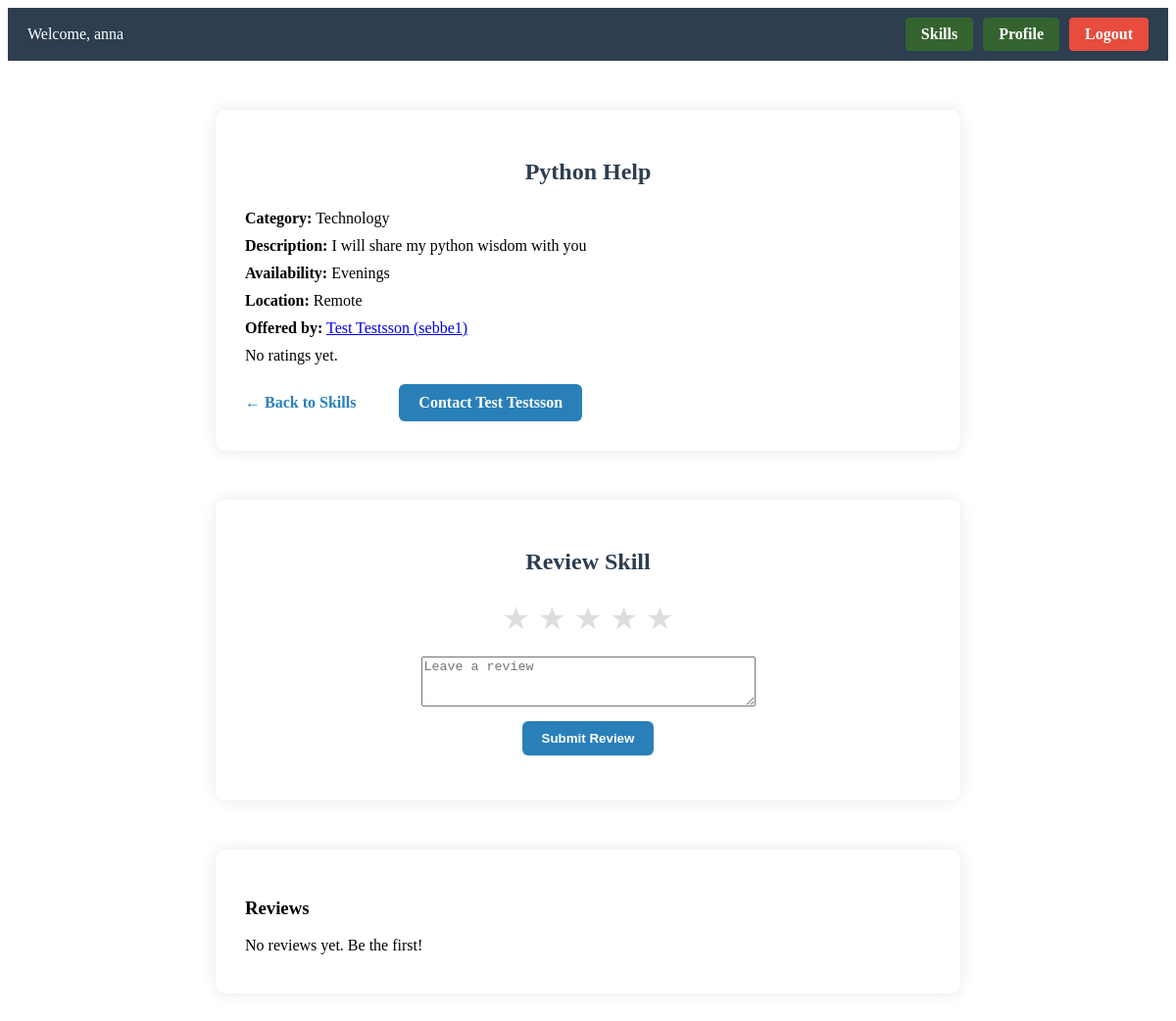
The app's page /skillswapapp/skilldetails/1/ (signed in), older data.
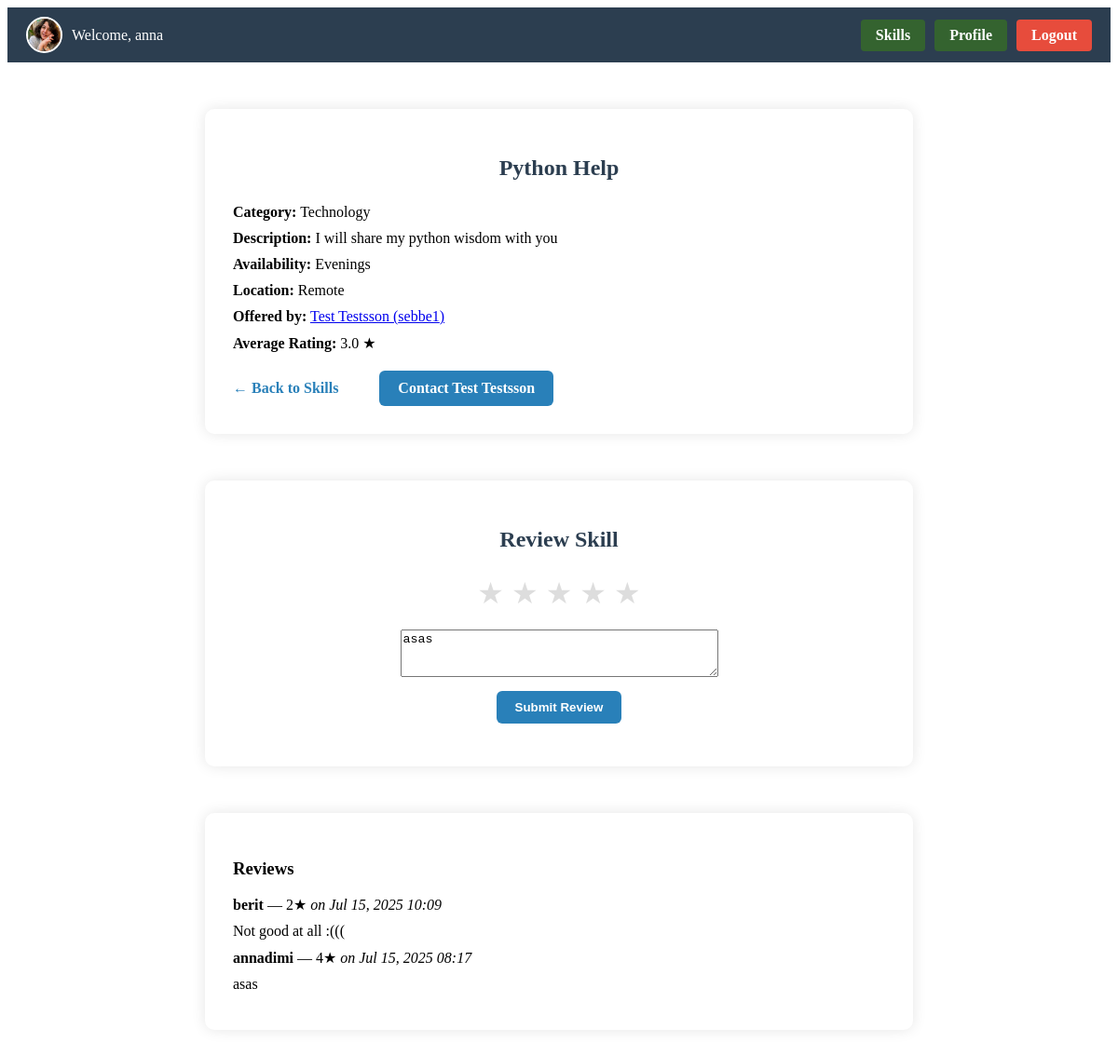
The same page, newer data.
### skillswapapp/models.py (models this page shows, shortened)
class UserProfile(models.Model):
    user = models.OneToOneField(User, on_delete=models.CASCADE)
    profile_picture = models.ImageField(upload_to='profile_pics/', blank=True, null=True)
    bio = models.TextField(blank=True, null=True)

class Review(models.Model):
    RATING_CHOICES = [(i, f"{i} Star{'s' if i>1 else ''}") for i in range(1, 6)]
    skill = models.ForeignKey(Skill, on_delete=models.CASCADE, related_name='reviews')
    user = models.ForeignKey(User, on_delete=models.CASCADE)
    rating = models.IntegerField(choices=RATING_CHOICES)
    comment = models.TextField(blank=True)
    created_at = models.DateTimeField(auto_now_add=True)
    class Meta:
        unique_together = ('skill', 'user')  # one review per user per skill

### skillswapapp/views.py (the view)
# urls.py: path("skilldetails/<int:skill_id>/", views.skilldetails, name="skilldetails"),
@login_required(login_url="skillswapapp:login")
def skilldetails(request, skill_id):
    skill = get_object_or_404(Skill, id=skill_id)
    existing = Review.objects.filter(skill=skill, user=request.user).first()
    if request.method == 'POST':
        form = ReviewForm(request.POST, instance=existing)
        if form.is_valid():
            review = form.save(commit=False)
            review.user = request.user
            review.skill = skill
            review.save()
            url = reverse('skillswapapp:skilldetails', kwargs={'skill_id': skill_id})
            return redirect(f"{url}?submitted=1")
    else:
        if 'submitted' in request.GET:
            form = ReviewForm()
        else:
            form = ReviewForm(instance=existing)
    reviews = skill.reviews.select_related('user').order_by('-created_at')
    avg = skill.average_rating()
    return render(request, 'skillswapapp/skilldetails.html', {
        'skill': skill,
        'reviews': reviews,
        'form': form,
        'average': avg,
    })

### skillswapapp/forms.py
class ReviewForm(forms.ModelForm):
    rating = forms.ChoiceField(
        choices=[(i, str(i)) for i in range(5, 0, -1)],  # 5,4,3,2,1
        widget=forms.RadioSelect,
        required=True,
    )
    class Meta:
        model = Review
        fields = ['rating', 'comment']
        widgets = {
            'rating': forms.RadioSelect,
            'comment': forms.Textarea(attrs={'rows':3, 'placeholder':'Leave a review'}),
        }

### skillswapapp/models.py (called while the page is built)
    def average_rating(self):
        reviews = self.reviews.all()
        if not reviews:
            return None
        return sum(r.rating for r in reviews) / reviews.count()

### templates/skillswapapp/skilldetails.html (shortened to what this page needs)
{% extends 'skillswapapp/base.html' %}
{% block body_block %}
<div class="detail-container">
  <h2>{{ skill.title }}</h2>
  <p><strong>Category:</strong> {{ skill.get_category_display }}</p>
  <p><strong>Description:</strong> {{ skill.description }}</p>
  <p><strong>Availability:</strong> {{ skill.availability }}</p>
  <p><strong>Location:</strong> {{ skill.location }}</p>
  <p><strong>Offered by:</strong>
    <a href="{% url 'skillswapapp:view_profile' skill.user.username %}">
      {{ skill.user.first_name }} ({{ skill.user.username }})
    </a>
  </p>
  {% if average %}
  <p><strong>Average Rating:</strong> {{ average|floatformat:1 }} ★</p>
  {% else %}
  <p>No ratings yet.</p>
  {% endif %}
  <a href="{% url 'skillswapapp:skills' %}" class="back-link">← Back to Skills</a>
  <a href="{% url 'skillswapapp:contact' skill.id %}" class="contact-button">
    Contact {{ skill.user.first_name }}
  </a>
</div>
<div class="detail-container">
  <h2>Review Skill</h2>
  <form method="post" class="review-form">
  <fieldset class="star-rating">
    {% for value, label in form.fields.rating.choices %}
    <label for="star{{ value }}" title="{{ label }}">★</label>
    {% endfor %}
  </fieldset>
    <div>
      {{ form.comment }}
    </div>
    <button type="submit" class="submit-review">Submit Review</button>
  </form>
</div>
<div class="detail-container">
  <h3>Reviews</h3>
  {% for rev in reviews %}
  <div>
    <strong>{{ rev.user.username }}</strong>
    — {{ rev.rating }}★
    <em>on {{ rev.created_at|date:"M j, Y H:i" }}</em>
    <p>{{ rev.comment }}</p>
  </div>
  {% empty %}
  <p>No reviews yet. Be the first!</p>
  {% endfor %}
</div>
{% endblock %}

### templates/skillswapapp/base.html (shortened to what this page needs)
<html>
    <head>
        {% load static %}
        <link rel="stylesheet" href="{% static "css/styles.css" %}">
    </head>
    <body>
        {% if user.is_authenticated %}
        <div class="top-bar">
          <div class="user-info">
            {% if request.user.userprofile.profile_picture %}
                <img src="{{ request.user.userprofile.profile_picture.url }}" alt="Profile Picture" class="topbar-profile-pic">
            {% endif %}
            <span>Welcome, {{ request.user.first_name }}</span>
          </div>
            <div class="btn-container">
              <a href="{% url 'skillswapapp:skills' %}" class="profile-btn">Skills</a>
              <a href="{% url 'skillswapapp:profile' %}" class="profile-btn">Profile</a>
              <a href="{% url 'skillswapapp:logout' %}" class="logout-btn">Logout</a>
            </div>
        </div>
        {% endif %}
            {% block body_block %}{% endblock %}
    </body>
</html>

Row changes from the older to the newer data that the page shows:
added Review: comment "asas", user.username "annadimi", rating "4", created_at "Jul 15, 2025 08:17"
added Review: user.username "berit", rating "2", created_at "Jul 15, 2025 10:09", comment "Not good at all :((("
Text that changed along with them:
{{ average|floatformat:1 }}: (not shown) → "3.0"
text no longer shown: "No ratings yet. No reviews yet. Be the first!"
text now shown: "Average Rating: ★"
